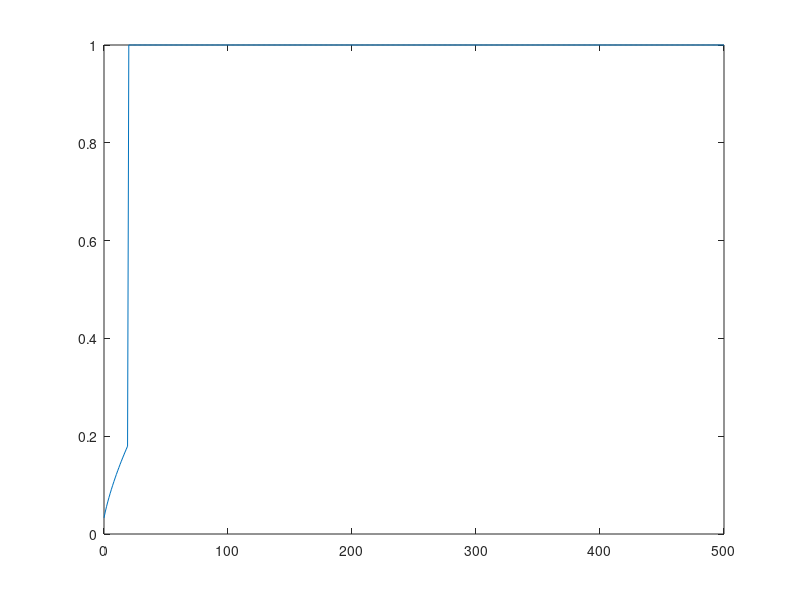

Write MATLAB code to recreate this figure.
SP_num = 500;
k = 0:SP_num;
beta = 1e-6;
s_hut = 20;
epsilon = zeros(SP_num+1, 1);
for i = 0:SP_num
    if k(i+1) < s_hut
        epsilon(i+1) = 1 - (beta / (s_hut * nchoosek(SP_num, k(i+1))))^(1/(SP_num-k(i+1)));
    else
        epsilon(i+1) = 1;
    end
end

plot(k, epsilon)